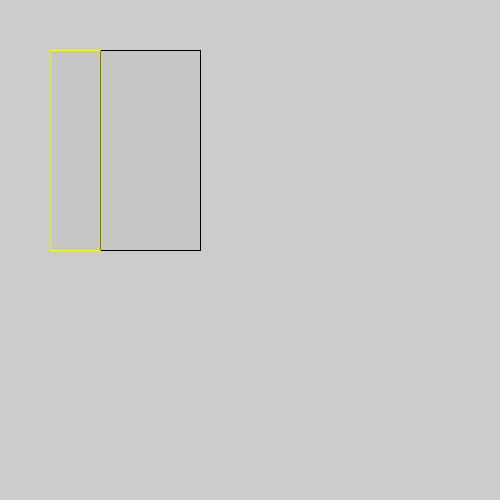
Frame 1 (no input)
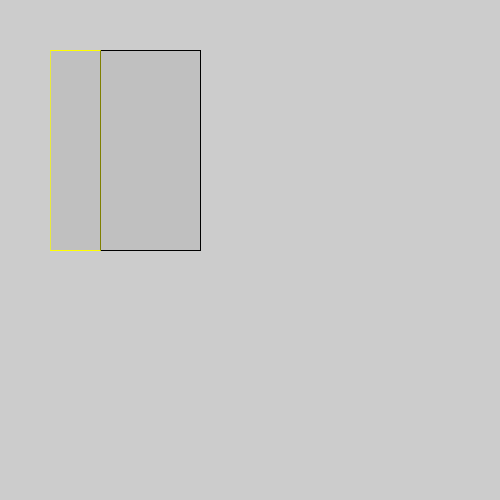
Frame 60 (the mouse pressed at the canvas centre just before this capture)
Frame 120 (the mouse held since frame 60 and released just before this capture): identical to frame 60, image omitted

The Processing sketch that drew these frames (run headless with seeded random() and noise(); from frame 60 on, the mouse is pressed at the canvas centre):

// Processing sketch: Scale
// ── Scale.pde
void setup() {
  size(500, 500);
}

void draw() {
  fill(192, 128);
  stroke(#000000);
  rect(100, 50, 100, 200);
     
  scale(0.5, 1);
  
  fill(192, 128);
  stroke(#FFFF00);
  rect(100, 50, 100, 200);
}
